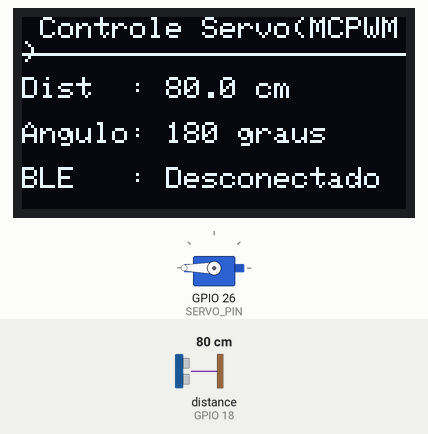
A sketch run on a simulated ESP32. Parts: 128×64 one-colour display, servo. Wiring (inferred from the names in the program): ultrasonic range finder: trigger GPIO 5; echo GPIO 18. The test bench sets the inputs (shaded band); at power-on: distance to the obstacle (sensor on GPIO 18) 80 cm. The echo pulse lasts 58.3 µs per cm; servo pulses on a pin are drawn as a servo (544–2400 µs = 0–180°); what the sketch prints to the serial monitor is not drawn.

Above: at 1.9 s.
2.0 s: distance to the obstacle (sensor on GPIO 18) set to 2 cm
At 3.0 s:
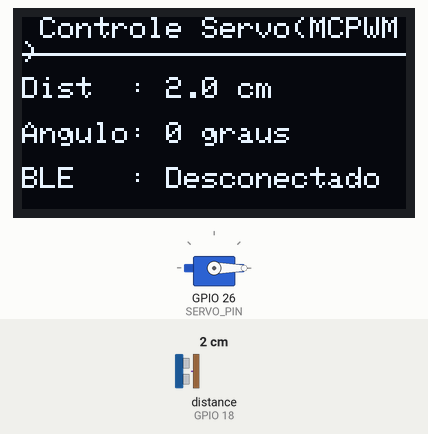
3.5 s: distance to the obstacle (sensor on GPIO 18) set to 18 cm
At 4.8 s:
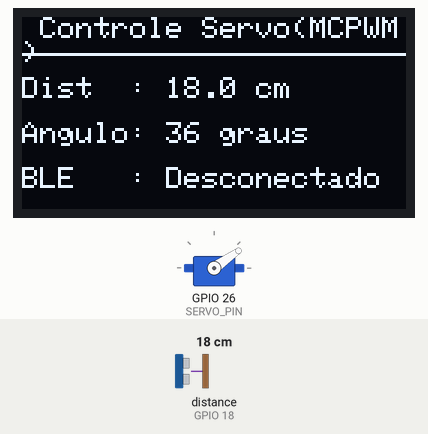
5.1 s: distance to the obstacle (sensor on GPIO 18) set to 35 cm
At 5.8 s:
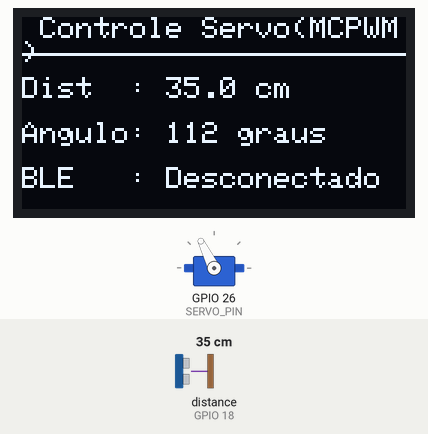
Timing chart, 0 to 8.1 s (numbered marks = the images above; inputs shaded):
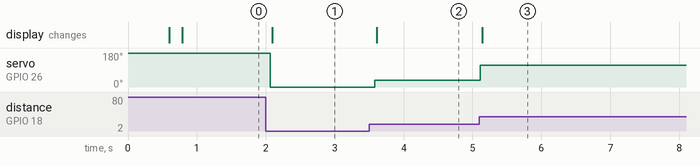

The sketch:

sketch2.ino
```cpp
// SEL0433 - Aplicação de Microprocessadores
// Trabalho Final - Controle de Servomotor via Sensor com Display OLED
// Daniel Ichiro P. Y. Pereira - 15635969
// Aljan Almeida Dias - 15509165

#include <Arduino.h>
#include "driver/mcpwm.h" // driver da ESP32 para MCPWM (Motor Control PWM)

#include <Wire.h> // biblioteca de comunicação I2C
#include <Adafruit_GFX.h> // biblioteca do driver do OLED
#include <Adafruit_SSD1306.h> // driver do display OLED
#include <BLEDevice.h> // BLE da ESP32
#include <BLEServer.h>
#include <BLEUtils.h>
#include <BLE2902.h>

// definição dos pinos usados
#define TRIG_PIN 5 // pino que dispara o pulso ultrassônico do HC-SR04
#define ECHO_PIN 18 // pino que recebe o eco (mede o tempo de retorno do som)
#define SERVO_PIN 26 // pino de sinal PWM que vai para o servomotor

// faixa de pulso do servo
#define SERVO_MIN_PULSEWIDTH_US 500   // pulso de 500us  -> corresponde a 0 graus
#define SERVO_MAX_PULSEWIDTH_US 2500  // pulso de 2500us -> corresponde a 180 graus

// configuração do display OLED
#define SCREEN_WIDTH 128
#define SCREEN_HEIGHT 64
// Cria o display com o barramento I2C e sem pino de reset dedicado
Adafruit_SSD1306 display(SCREEN_WIDTH, SCREEN_HEIGHT, &Wire, -1);

// não funcionou
BLEServer *pServer = NULL;
BLECharacteristic *pCharacteristic = NULL;
bool deviceConnected = false;
#define SERVICE_UUID "6E400001-B5A3-F393-E0A9-E50E24DCCA9E"
#define CHARACTERISTIC_UUID_TX "6E400003-B5A3-F393-E0A9-E50E24DCCA9E"

class MyServerCallbacks: public BLEServerCallbacks{
  void onConnect(BLEServer* pServer){
    deviceConnected = true;
  }
  void onDisconnect(BLEServer* pServer){
    deviceConnected = false;
    pServer->getAdvertising()->start();
  }
};

// configuração do MCPWM para gerar o sinal PWM do servo
void setup_mcpwm(){
  mcpwm_gpio_init(MCPWM_UNIT_0, MCPWM0A, SERVO_PIN);

  mcpwm_config_t pwm_config;
  pwm_config.frequency = 50; // 50Hz -> período de 20ms, padrão para servos analógicos
  pwm_config.cmpr_a = 0;
  pwm_config.cmpr_b = 0;
  pwm_config.counter_mode = MCPWM_UP_COUNTER; // contador conta de 0 até o topo e reinicia
  pwm_config.duty_mode = MCPWM_DUTY_MODE_0; // 0 = sinal não invertido (nível alto = "pulso ativo")

  // aplica a configuração no timer 0
  mcpwm_init(MCPWM_UNIT_0, MCPWM_TIMER_0, &pwm_config);
}

void setup(){
  Serial.begin(115200); // inicia a comunicação serial
  delay(500);

  pinMode(TRIG_PIN, OUTPUT);
  pinMode(ECHO_PIN, INPUT);

  Serial.println("Configurando MCPWM (Delay)");
  setup_mcpwm(); // configura o PWM do servo
  delay(100);

  Serial.println("Configurando Display (Delay)");
  Wire.begin(21, 22); // inicia o barramento I2C
  // se não der certo trava aqui de propósito
  if(!display.begin(SSD1306_SWITCHCAPVCC, 0x3C)){
      Serial.println(F("Erro no OLED"));
      while(true) { delay(10); }
  }
  display.clearDisplay(); // limpa o buffer de vídeo
  display.setTextColor(WHITE); // cor do texto
  display.setTextSize(1); // tamanho da fonte
  display.setCursor(0,0);
  display.display(); // envia o buffer para a tela
  delay(100);

  Serial.println("Configurando BLE (Delay + Teste)");
  // Bloco BLE comentado propositalmente: causava reinicializações por watchdog
  // (task "btController" travando o núcleo 0). Fica desativado até ser revisado
  // com folgas (delay) entre cada etapa de inicialização do BLE.
  /* BLEDevice::init("ESP32_ServoBLE");
  pServer = BLEDevice::createServer();
  pServer->setCallbacks(new MyServerCallbacks());
  BLEService *pService = pServer->createService(SERVICE_UUID);
  pCharacteristic = pService->createCharacteristic(
    CHARACTERISTIC_UUID_TX,
    BLECharacteristic::PROPERTY_NOTIFY
  );
  pCharacteristic->addDescriptor(new BLE2902());
  pService->start();
  pServer->getAdvertising()->start(); */

  Serial.println("Funcionando");
}

void loop(){
  // disparo do pulso
  digitalWrite(TRIG_PIN, LOW);
  delayMicroseconds(2); // garante nível baixo estável antes do pulso
  digitalWrite(TRIG_PIN, HIGH);
  delayMicroseconds(10); // pulso de disparo de 10us
  digitalWrite(TRIG_PIN, LOW);

  // mede quanto tempo o pino ECHO fica em nível alto (tempo de ida e volta do som).
  long duration = pulseIn(ECHO_PIN, HIGH, 30000);

  float distance = 0;
  if(duration == 0){
      distance = 50.0; // sem eco detectado -> assume distância máxima
  }
  else{
      distance = duration * 0.0343 / 2; // (tempo * velocidade do som) / 2
      // (divide por 2 porque o tempo medido é ida + volta)
  }

  // limite da distância até 10 a 50 cm
  float dist_limitada = distance;
  if (dist_limitada < 10.0) dist_limitada = 10.0;
  if (dist_limitada > 50.0) dist_limitada = 50.0;

  // converte distância em ângulo
  int angulo = map(dist_limitada, 10, 50, 0, 180);
  // converte ângulo em largura de pulso
  uint32_t pulse_width = map(angulo, 0, 180, SERVO_MIN_PULSEWIDTH_US, SERVO_MAX_PULSEWIDTH_US);

  mcpwm_set_duty_in_us(MCPWM_UNIT_0, MCPWM_TIMER_0, MCPWM_OPR_A, pulse_width);

  Serial.print("Distancia: ");
  Serial.print(distance);
  Serial.print(" cm | Angulo: ");
  Serial.print(angulo);
  Serial.println(" graus");

  // atualiza o OLED
  display.clearDisplay();
  display.setCursor(0,0);
  display.println(" Controle Servo(MCPWM)");
  display.drawLine(0, 12, 128, 12, WHITE);

  display.setCursor(0, 20);
  display.print("Dist  : ");
  display.print(distance, 1);
  display.println(" cm");

  display.setCursor(0, 35);
  display.print("Angulo: ");
  display.print(angulo);
  display.println(" graus");

  display.setCursor(0, 50);
  display.print("BLE   : ");
  display.println(deviceConnected ? "Conectado" : "Desconectado");
  display.display();

  if (deviceConnected) {
    char ble_msg[50];
    snprintf(ble_msg, sizeof(ble_msg), "Dist: %.1fcm Ang: %d gra", distance, angulo);
    pCharacteristic->setValue(ble_msg);
    pCharacteristic->notify();
  }

  delay(100); // delay pra estabilização
}
```

main1.c
```cpp
// SEL0433 - Aplicação de Microprocessadores
// Projeto Final Parte 1: Controle PWM de LED RGB
// Daniel Ichiro Pacheco Yokoyama Pereira - 15635969
// Aljan Almeida Dias - 15509165

#include <stdio.h>
#include "freertos/FreeRTOS.h"
#include "freertos/task.h"
#include "driver/ledc.h"
#include "esp_err.h"

// Pinos do LED RGB (catodo comum)
#define PIN_R 25
#define PIN_G 26
#define PIN_B 27

// Canais LEDC
#define CH_R LEDC_CHANNEL_0
#define CH_G LEDC_CHANNEL_1
#define CH_B LEDC_CHANNEL_2

#define LEDC_TIMER LEDC_TIMER_0
#define LEDC_MODE LEDC_LOW_SPEED_MODE
#define PWM_FREQ_HZ 5000 // 5 kHz
#define PWM_RES_BITS LEDC_TIMER_8_BIT // 8 bits -> 0-255

// Incrementos individuais (em %)
static const int incGreen = 5; // verde: 5 em 5 %
static const int incBlue = incGreen * 2; // azul : 10 em 10 %
static const int incRed = incGreen * 3; // vermelho: 15 em 15 %

// Duty cycle atual de cada canal (em %)
static int dutyR = 0;
static int dutyG = 0;
static int dutyB = 0;

// Converte porcentagem (0-100) para valor de 8 bits (0-255)
static int percent_to_duty8(int percent){
  return (percent * 255) / 100;
}

// Configura um canal LEDC associado a um pino GPIO
static void configura_canal(ledc_channel_t canal, int gpio_num){
    ledc_channel_config_t ch_conf = {
      .gpio_num = gpio_num,
      .speed_mode = LEDC_MODE,
      .channel = canal,
      .intr_type = LEDC_INTR_DISABLE,
      .timer_sel = LEDC_TIMER,
      .duty = 0,
      .hpoint = 0
    };
  ESP_ERROR_CHECK(ledc_channel_config(&ch_conf));
}

void app_main(void){
  // Configura o timer LEDC (compartilhado pelos 3 canais)
  ledc_timer_config_t timer_conf = {
    .speed_mode = LEDC_MODE,
    .timer_num = LEDC_TIMER,
    .duty_resolution = PWM_RES_BITS,
    .freq_hz = PWM_FREQ_HZ,
    .clk_cfg = LEDC_AUTO_CLK
  };
  ESP_ERROR_CHECK(ledc_timer_config(&timer_conf));

  // Configura os 3 canais PWM (R, G, B)
  configura_canal(CH_R, PIN_R);
  configura_canal(CH_G, PIN_G);
  configura_canal(CH_B, PIN_B);

  // o console padrão do ESP-IDF já opera em 115200 baud por padrão, então
  //  o printf() já atende ao requisito de comunicação serial UART em 115200
  printf("Projeto 3 - Parte 1: PWM RGB com LEDC (ESP-IDF)\n");

  while (1) {
    dutyR += incRed; if (dutyR > 100) dutyR = incRed;
    dutyG += incGreen; if (dutyG > 100) dutyG = incGreen;
    dutyB += incBlue; if (dutyB > 100) dutyB = incBlue;

    ledc_set_duty(LEDC_MODE, CH_R, percent_to_duty8(dutyR));
    ledc_update_duty(LEDC_MODE, CH_R);

    ledc_set_duty(LEDC_MODE, CH_G, percent_to_duty8(dutyG));
    ledc_update_duty(LEDC_MODE, CH_G);

    ledc_set_duty(LEDC_MODE, CH_B, percent_to_duty8(dutyB));
    ledc_update_duty(LEDC_MODE, CH_B);

    printf("VERMELHO -> incremento: %d%% | duty cycle: %d%%\n", incRed, dutyR);
    printf("VERDE -> incremento: %d%% | duty cycle: %d%%\n", incGreen, dutyG);
    printf("AZUL -> incremento: %d%% | duty cycle: %d%%\n", incBlue, dutyB);

    vTaskDelay(pdMS_TO_TICKS(400));
  }
}
```

Measured:
- after the input at 2.0 s, servo on GPIO 26 (SERVO_PIN): 180° → 0° after 0.07 s; the display: changes after 0.09 s (image 1)
- after the input at 3.5 s, servo on GPIO 26 (SERVO_PIN): 0° → 35° after 0.09 s; the display: changes after 0.11 s (image 2)
- after the input at 5.1 s, servo on GPIO 26 (SERVO_PIN): 35° → 116° at once; the display: changes at once (image 3)
